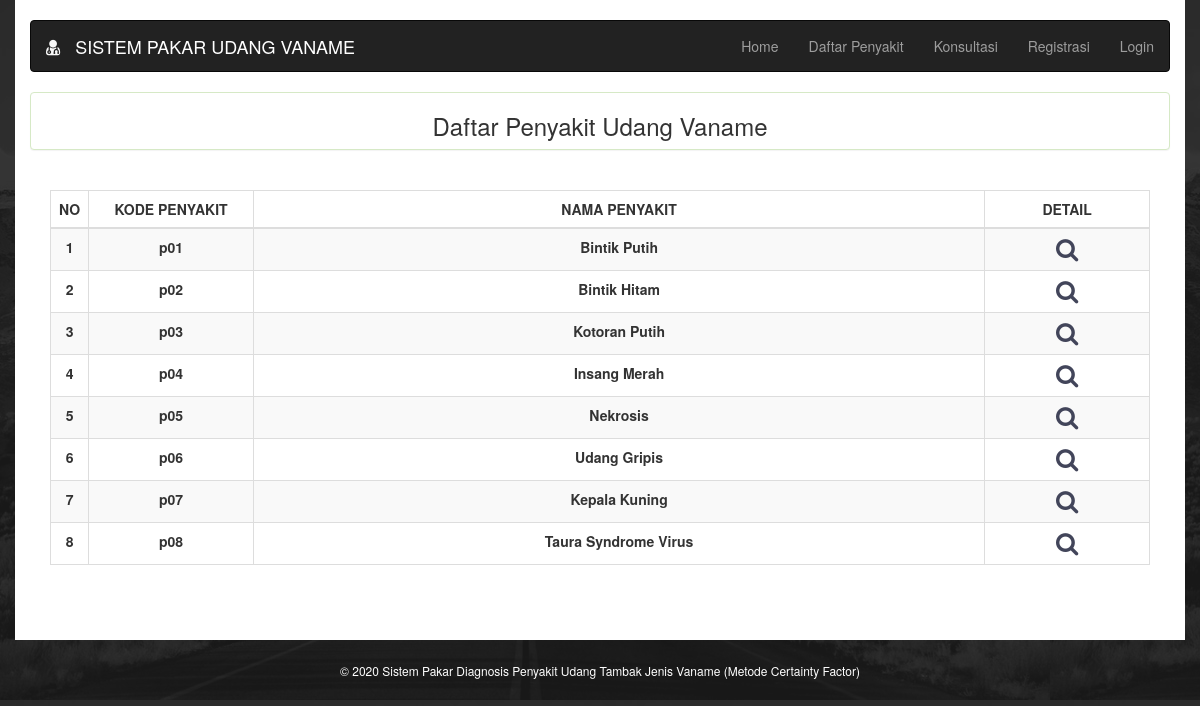
/m_daftarpenyakit.php, run on the app's committed database.
### tables this page shows
CREATE TABLE `daftar_penyakit` (
  `kode_penyakit` varchar(10) NOT NULL,
  `nama_penyakit` varchar(30) NOT NULL,
  `deskripsi` varchar(400) NOT NULL,
  `solusi` text NOT NULL
);

### m_daftarpenyakit.php (the view, shortened to what this page needs)
<?php
include "function.php";
?>
<!DOCTYPE html>
<html lang="en">
<head>
  <link rel="stylesheet" href="css.css">
  <link rel="stylesheet" href="https://maxcdn.bootstrapcdn.com/bootstrap/3.3.7/css/bootstrap.min.css">
  <link rel="stylesheet" href="https://cdnjs.cloudflare.com/ajax/libs/font-awesome/4.7.0/css/font-awesome.min.css">
</head>
<body background="assets/bg.png">
<div class="container">
<br>
  <div class="navbar navbar-inverse">
   <?php  include 'menu.php'; ?>
 </div>
      <div class="panel panel-success text-center">
          <h3> Daftar Penyakit Udang Vaname  </h3>
      </div>
          <div class="badan text-center " style="border-color: #d6e9c6;">
            <?php
            $no=0;
            $queri="SELECT * FROM daftar_penyakit";
            $hasil=mysqli_query($conn,$queri);
            ?>
            <table class="table table-striped table-hover table-bordered" width="100%">
              <thead>
                <th style="text-align:center; vertical-align:middle" width="3%" rowspan="2">NO</th>
                <th style="text-align:center; vertical-align:middle" width="15%" rowspan="2">KODE PENYAKIT</th>
                <th style="text-align:center; vertical-align:middle"  rowspan="2">NAMA PENYAKIT</th>
                <th style="text-align:center; vertical-align:middle" width="15%" rowspan="2">DETAIL</th>
              </thead>
              <tbody>
                <?php
                  while($data=mysqli_fetch_array($hasil)){
                    $no++;
                    echo'
                      <tr>
                      <td style="text-align:center;">
                        <strong> '.$no.'</strong></td>
                      <td><strong> '.$data['kode_penyakit'].'</strong></td>
                      <td><strong> '.$data['nama_penyakit'].'</strong></td>
                      <td> <a href="m_detailpenyakit.php?id='.$data[0].'">
                          <i class="fa fa-search" style="color: #42455a; font-size: 24px;"></i>
                           </a>
                      </td>
                      </tr>
                    ';
                    }
               ?>
              </tbody>
            </table>
          </div>
      <br>
 </div>
    <?php  include 'footer.php'; ?>
</body>
</html>

### menu.php (shortened to what this page needs)
<div class="navbar-header">
      <a class="navbar-brand" style="color:white;">
      <i class="fa fa-user-md"></i>
        &nbsp; SISTEM PAKAR UDANG VANAME</a>
    </div>
    <div class="collapse navbar-collapse" id="navbar-collapse-2">
      <ul class="nav navbar-nav navbar-right">    <li><a href="m_index.php">Home</a></li>
        <li><a href="m_daftarpenyakit.php">Daftar Penyakit</a></li>
        <li><a href="m_konsultasi.php">Konsultasi</a></li>
        <li><a href="m_registrasi.php">Registrasi</a></li>
        <li><a href="m_login.php">Login</a></li>
      </ul>
    </div>

### footer.php
<h6 align="center" style="color: white;"> <br> &copy; 2020 Sistem Pakar Diagnosis Penyakit Udang Tambak Jenis Vaname (Metode Certainty Factor) <br> </h6>

### css.css (style rules this page uses)
.badan { min-height: 450px; border-width: 0px; border-style: solid; border-color: #d6e9c6; padding: 20px; padding-bottom: 20px; }
.fa { color: #f8f8f8; }
.container { background: white; background-color: white; }
.navbar-inverse { background-color: #2243; border-color: #080808; }
.navbar-brand { position: relative; z-index: 2; font-size: 20px; }
.navbar .navbar-collapse { position: relative; overflow: hidden !important; }

### data on the page
daftar_penyakit: kode_penyakit "p01", nama_penyakit "Bintik Putih"
daftar_penyakit: kode_penyakit "p02", nama_penyakit "Bintik Hitam"
daftar_penyakit: kode_penyakit "p03", nama_penyakit "Kotoran Putih"
daftar_penyakit: kode_penyakit "p04", nama_penyakit "Insang Merah"
daftar_penyakit: kode_penyakit "p05", nama_penyakit "Nekrosis"
daftar_penyakit: kode_penyakit "p06", nama_penyakit "Udang Gripis"
daftar_penyakit: kode_penyakit "p07", nama_penyakit "Kepala Kuning"
daftar_penyakit: kode_penyakit "p08", nama_penyakit "Taura Syndrome Virus"
